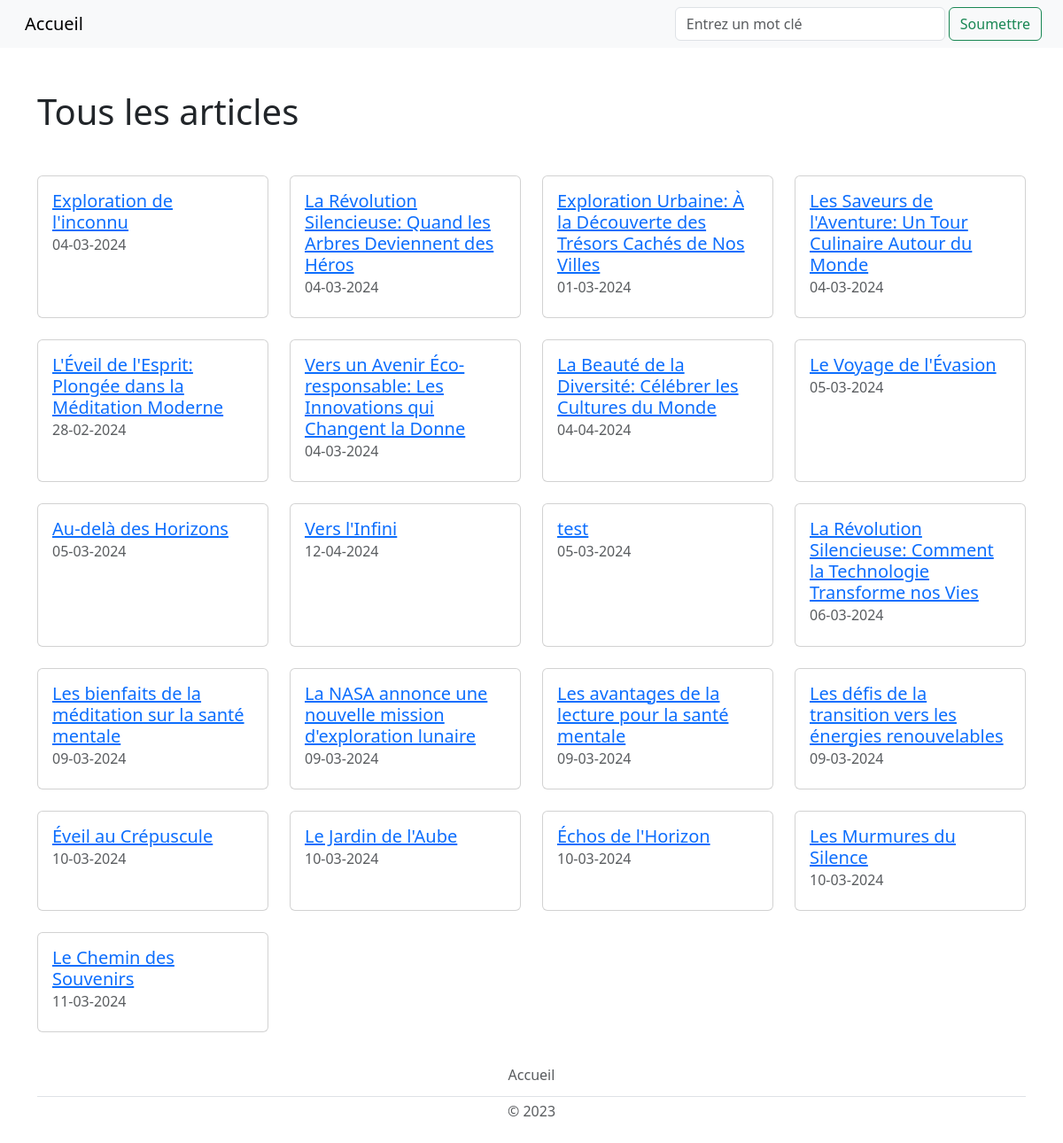
/resultats/, run on an earlier commit of the app's database.
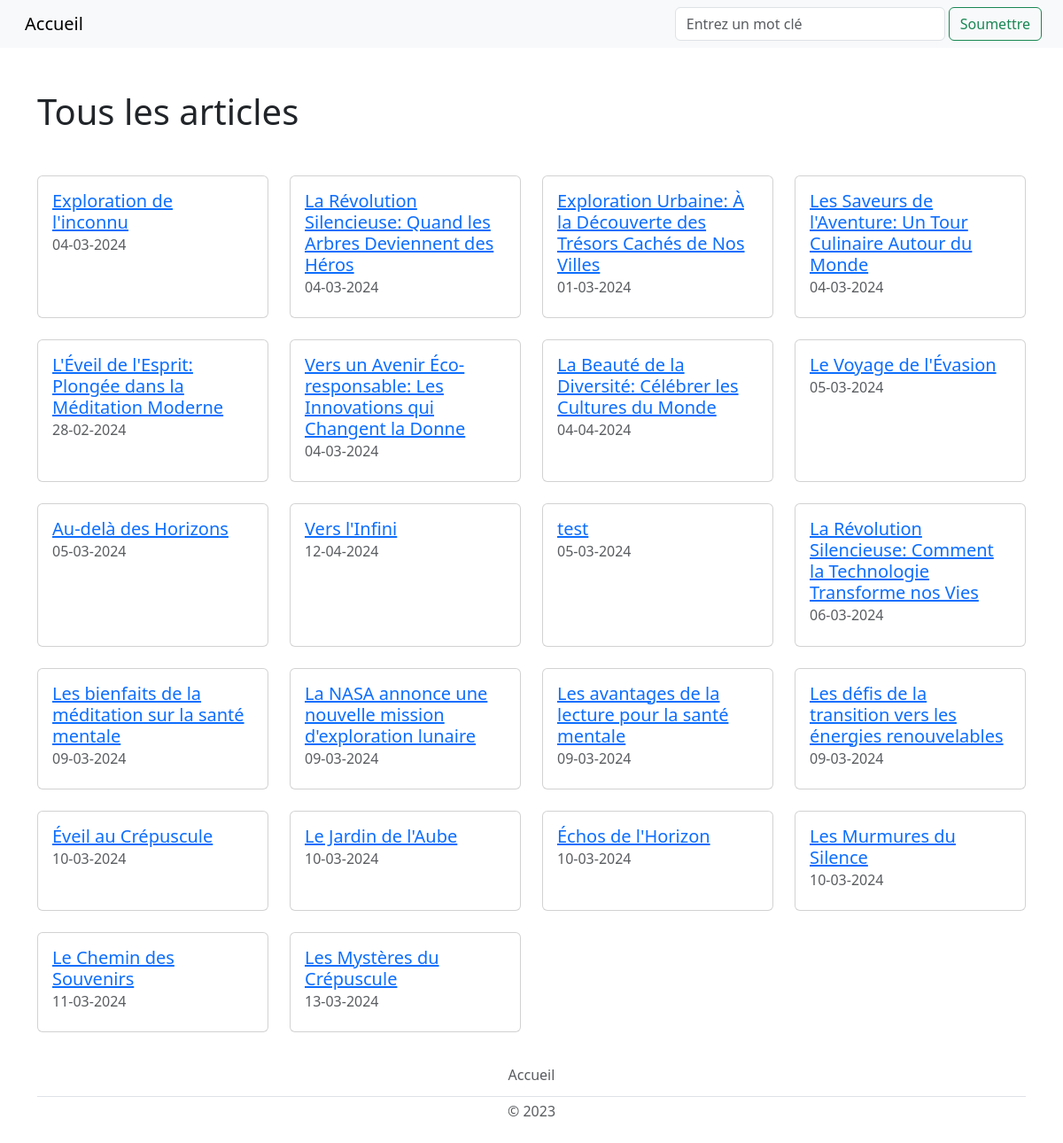
And on a later commit of the database.
### tables this page shows
CREATE TABLE ARTICLES (
    id_article VARCHAR(50) PRIMARY KEY,
    titre_article varchar(100) NOT NULL,
    date_publication DATE NOT NULL,
    contenu TEXT NOT NULL,
    id_utilisateur INTEGER NOT NULL,
    CONSTRAINT fk_auteur FOREIGN KEY (id_utilisateur) REFERENCES UTILISATEURS(id_utilisateur)
);

### recherche.py (the view)
@app.route('/resultats/<query>', methods=['GET'])
@app.route('/resultats/', defaults={'query': None}, methods=['GET'])
def resultats(query):
    titre = "Résultats"
    if query:
        db = Database.get_db()
        articles = db.get_articles(query)
    else:
        db = Database.get_db()
        articles = db.get_articles()
    return render_template('resultats.html', query=query, articles=articles,
                           titre=titre)

### app.py (called while the page is built)
@app.teardown_appcontext
def close_connection(exception):
    db = getattr(g, '_database', None)
    if db is not None:
        db.disconnect()

### database.py (called while the page is built)
    @staticmethod
    def get_db():
        database = getattr(g, '_database', None)
        if database is None:
            g._database = Database()
        return g._database

    def disconnect(self):
        if self.user_connection is not None:
            self.user_connection.close()
        if self.photo_connection is not None:
            self.photo_connection.close()
        if self.session_connection is not None:
            self.session_connection.close()
        if self.article_connection is not None:
            self.article_connection.close()

    def get_article_connection(self):
        if self.article_connection is None:
            self.article_connection = sqlite3.connect('db/articles.db')
        return self.article_connection

### templates/resultats.html
{% extends "layout.html" %}
{% block content %}
    <div class="container">
        {% if query %}
            <h1 class="my-5">Résultats de la recherche pour "{{ query }}"</h1>
        {% else %}
            <h1 class="my-5">Tous les articles</h1>
        {% endif %}
        <div class="row row-cols-1 row-cols-md-2 row-cols-lg-4">
            {% for article in articles %}
                <div class="col mb-4">
                    <div class="card h-100">
                        <div class="card-body">
                            <a href="{{ url_for('article', identifiant=article[0]) }}"
                               class="card-link">
                                <h5 class="card-title">{{ article[1] }}</h5>
                            </a>
                            <h6 class="card-subtitle mb-2 text-muted">{{ article[2] }}</h6>
                        </div>
                    </div>
                </div>
            {% endfor %}
        </div>
    </div>
{% endblock %}

What changed in the data, as far as the page shows it:
added ARTICLES: titre_article "Les Mystères du Crépuscule", date_publication "13-03-2024"
